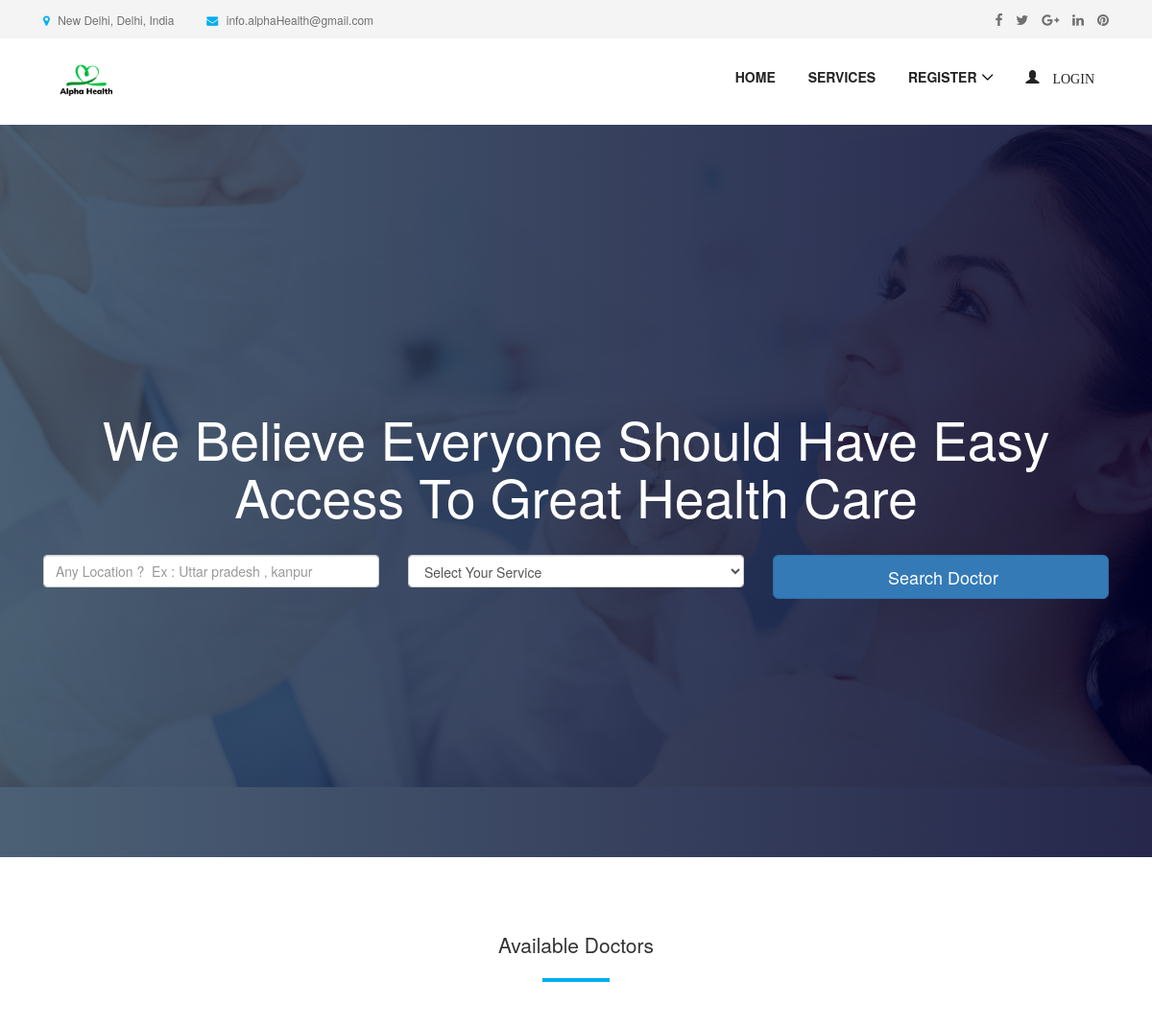
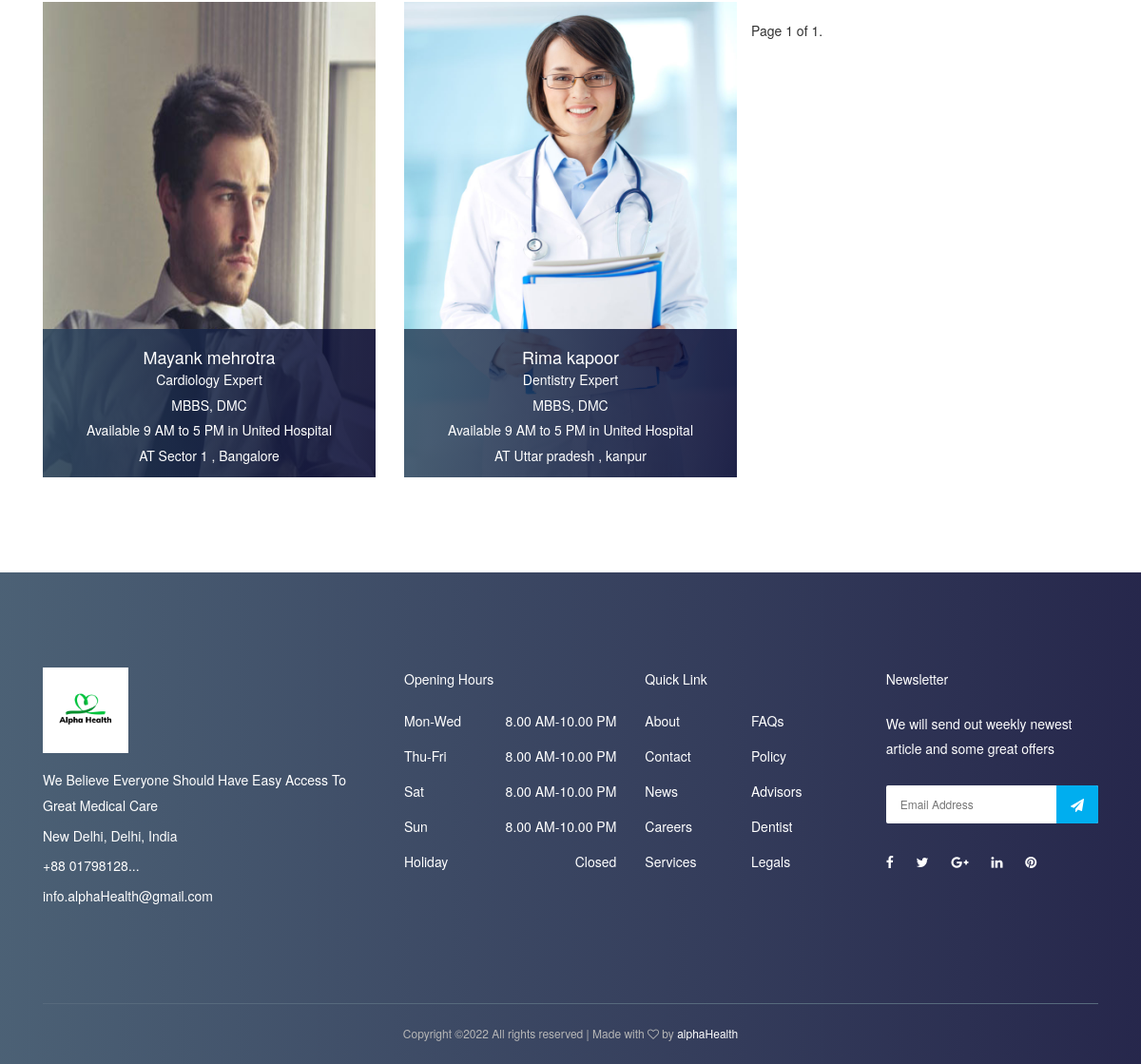
The page / on the database its author committed (2 pictures, top to bottom).
### appointment/models.py (models this page shows, shortened)
class Appointment(models.Model):
    user = models.ForeignKey(User, on_delete=models.CASCADE)
    full_name = models.CharField(max_length=100)
    image = models.ImageField(null=True, blank=True)
    location = models.CharField(max_length=100)
    start_time = models.CharField(max_length=10)
    end_time = models.CharField(max_length=10)
    qualification_name = models.CharField(max_length=100)
    institute_name = models.CharField(max_length=100)
    hospital_name = models.CharField(max_length=100)
    department = models.CharField(choices=department, max_length=100)
    created_at = models.DateTimeField(default=timezone.now)

### appointment/views.py (the view)
# urls.py: path('', HomePageView.as_view(), name='home'),
class HomePageView(ListView):
    paginate_by = 9
    model = Appointment
    context_object_name = 'home'
    template_name = "home.html"
    def get_queryset(self):
        return self.model.objects.all().order_by('-id')

### templates/home.html (shortened to what this page needs)
 {% extends 'base.html' %}
{% load static %}
{% block content %}
  <section class="welcome-area">
    <div class="welcome-slides owl-carousel">
      <div class="welcome-welcome-slide bg-img bg-gradient-overlay jarallax"  style="background-image: url('{% static 'img/bg-img/1.jpg' %}');">
        <div class="container h-100">
          <div class="row h-100 align-items-center">
            <div class="col-12">
              <div class="welcome-text text-center">
                <h2 data-animation="fadeInUp" data-delay="100ms">We Believe Everyone Should Have Easy Access To Great Health Care</h2>
                <div class="welcome-btn-group">
                    <form id="job-main-form" method="get" action="{% url 'appointment:search' %}" class="search-doctor-form">
                    <div class="row mb-5">
                        <div class="col-12 col-sm-6 col-md-6 col-lg-4 mb-4 mb-lg-0">
                            <input type="text" id="location" name="location"
                                   class="form-control form-control-lg" placeholder="Any Location ?  Ex : Uttar pradesh , kanpur">
                        </div>
                        <div class="col-12 col-sm-6 col-md-6 col-lg-4 mb-4 mb-lg-0">
                            <select id="department" name="department" class="form-control">
                                <option style="display: none;" >Select Your Service</option>
                            </select>
                        </div>
                        <div class="col-12 col-sm-6 col-md-6 col-lg-4 mb-4 mb-lg-0">
                            <button type="submit" class="btn btn-primary btn-lg btn-block text-black btn-search">Search Doctor
                            </button>
                        </div>
                    </div>
                </form>
                </div>
              </div>
            </div>
          </div>
        </div>
      </div>
    </div>
  </section>
    <section class="dentist-area section-padding-35-0">
        <div class="container">
            <div class="row">
                <div class="col-12">
                    <div class="section-heading text-center">
                        <h3 class="lead">Available Doctors </h3>
                        <div class="line"></div>
                    </div>
                </div>
            </div>
            <div class="row">
                {% for apt in home %}
                    <div class="col-12 col-sm-6 col-md-4">
                        <div class="single-dentist-area mb-100">
                            <img style="height: 500px; width: 600px" src="{{ apt.image.url }}" alt="">
                            <div class="dentist-content">
                                <div class="dentist-info bg-gradient-overlay">
                                    {% if request.user.is_authenticated and request.user.role == 'patient' %}
                                        <h5>{{ apt.full_name }}</h5>
                                        <p>{{ apt.department }} Expert</p>
                                        <p>{{ apt.qualification_name }}, {{ apt.institute_name }}</p>
                                        <p>Available {{ apt.start_time }} to {{ apt.end_time }}
                                            in {{ apt.hospital_name }}</p>
                                        <p>
                                            AT {{ apt.location }} <i class="fa fa-th"></i>
                                            <a href="{% url 'appointment:take-appointment' apt.id %}"> Take
                                                Appointment</a>
                                        </p>
                                        {% else %}
                                         <h5>{{ apt.full_name }}</h5>
                                        <p>{{ apt.department }} Expert</p>
                                        <p>{{ apt.qualification_name }}, {{ apt.institute_name }}</p>
                                        <p>Available {{ apt.start_time }} to {{ apt.end_time }}
                                            in {{ apt.hospital_name }}</p>
                                        <p>
                                            AT {{ apt.location }} </p>
                                    {% endif %}
                                </div>
                            </div>
                        </div>
                    </div>
                {% endfor %}
                <div class="pagination">
    <span class="step-links">
        <span class="current">
            Page {{ page_obj.number }} of {{ page_obj.paginator.num_pages }}.
        </span>
    </span>
                </div>
            </div>
        </div>
    </section>
{% endblock %}

### templates/base.html (shortened to what this page needs)
{% load static %}
<!DOCTYPE html>
<html lang="en">
<head>
  <link rel="stylesheet" href="{% static 'style.css' %}">
<link rel="stylesheet" href="https://maxcdn.bootstrapcdn.com/bootstrap/3.3.7/css/bootstrap.min.css">
</head>
<body>
   {% include 'nav.html' %}
      {% block content %}
  {% endblock  %}
  <footer class="footer-area bg-img bg-gradient-overlay">
    <div class="container">
      <div class="row">
        <div class="col-12 col-sm-6 col-lg-4">
          <div class="single-footer-widget">
            <a href="./index.html" class="d-block mb-4"><img width="90" height="60" src="{% static 'img/logo3.png' %}" alt=""></a>
            <div class="footer-contact">
                 <p> We Believe Everyone Should Have Easy Access To Great Medical Care</p>
              <p> New Delhi, Delhi, India</p>
              <p> +88 01798128...</p>
              <p> info.alphaHealth@gmail.com</p>
            </div>
          </div>
        </div>
        <div class="col-12 col-sm-6 col-lg">
          <div class="single-footer-widget">
            <h5 class="widget-title">Opening Hours</h5>
            <ul class="opening-hours">
              <li><span>Mon-Wed</span> <span>8.00 AM-10.00 PM</span></li>
              <li><span>Thu-Fri</span> <span>8.00 AM-10.00 PM</span></li>
              <li><span>Sat</span> <span>8.00 AM-10.00 PM</span></li>
              <li><span>Sun</span> <span>8.00 AM-10.00 PM</span></li>
              <li><span>Holiday</span> <span>Closed</span></li>
            </ul>
          </div>
        </div>
        <div class="col-12 col-sm-6 col-lg">
          <div class="single-footer-widget">
            <h5 class="widget-title">Quick Link</h5>
            <nav>
              <ul class="quick-links">
                <li><a href="#">About</a></li>
                <li><a href="#">FAQs</a></li>
                <li><a href="#">Contact</a></li>
                <li><a href="#">Policy</a></li>
                <li><a href="#">News</a></li>
                <li><a href="#">Advisors</a></li>
                <li><a href="#">Careers</a></li>
                <li><a href="#">Dentist</a></li>
                <li><a href="#">Services</a></li>
                <li><a href="#">Legals</a></li>
              </ul>
            </nav>
          </div>
        </div>
        <div class="col-12 col-sm-6 col-lg">
          <div class="single-footer-widget">
            <h5 class="widget-title">Newsletter</h5>
            <p>We will send out weekly newest article and some great offers</p>
            <div class="footer-newsletter-form">
              <form action="#" method="post">
                <input type="email" name="nl-email" value="" placeholder="Email Address">
                <button type="submit"><i class="fa fa-paper-plane" aria-hidden="true"></i></button>
              </form>
            </div>
            <div class="footer-social-info">
              <a href="#" data-toggle="tooltip" data-placement="top" title="Facebook"><i class="fa fa-facebook"></i></a>
              <a href="#" data-toggle="tooltip" data-placement="top" title="Twitter"><i class="fa fa-twitter"></i></a>
              <a href="#" data-toggle="tooltip" data-placement="top" title="Google Plus"><i class="fa fa-google-plus"></i></a>
              <a href="#" data-toggle="tooltip" data-placement="top" title="Linkedin"><i class="fa fa-linkedin"></i></a>
              <a href="#" data-toggle="tooltip" data-placement="top" title="Pinterest"><i class="fa fa-pinterest"></i></a>
            </div>
          </div>
        </div>
      </div>
    </div>
    <div class="container">
      <div class="row">
        <div class="col-12">
          <div class="copywrite-content">
            <p>
Copyright &copy;<script>document.write(new Date().getFullYear());</script> All rights reserved | Made with <i class="fa fa-heart-o" aria-hidden="true"></i> by <a href="https://alphaHealth.com" target="_blank">alphaHealth</a>
</p>
          </div>
        </div>
      </div>
    </div>
  </footer>
</body>
</html>

### templates/nav.html (shortened to what this page needs)
{% load static %}
<header class="header-area">
    <div class="top-header-area">
        <div class="container h-100">
            <div class="row h-100 align-items-center">
                <div class="col-6 col-md-9 col-lg-8">
                    <div class="top-header-content">
                        <a href="#" data-toggle="tooltip" data-placement="bottom" title="New Delhi, Delhi, India"><i
                                class="fa fa-map-marker"></i> <span>New Delhi, Delhi, India</span></a>
                        <a href="#" data-toggle="tooltip" data-placement="bottom" title="info.alphaHealth@gmail.com"><i
                                class="fa fa-envelope"></i> <span>info.alphaHealth@gmail.com</span></a>
                    </div>
                </div>
                <div class="col-6 col-md-3 col-lg-4">
                    <div class="top-header-social-info text-right">
                        <a href="#" data-toggle="tooltip" data-placement="bottom" title="Facebook"><i
                                class="fa fa-facebook"></i></a>
                        <a href="#" data-toggle="tooltip" data-placement="bottom" title="Twitter"><i
                                class="fa fa-twitter"></i></a>
                        <a href="#" data-toggle="tooltip" data-placement="bottom" title="Google Plus"><i
                                class="fa fa-google-plus"></i></a>
                        <a href="#" data-toggle="tooltip" data-placement="bottom" title="Linkedin"><i
                                class="fa fa-linkedin"></i></a>
                        <a href="#" data-toggle="tooltip" data-placement="bottom" title="Pinterest"><i
                                class="fa fa-pinterest"></i></a>
                    </div>
                </div>
            </div>
        </div>
    </div>
    <div class="main-header-area">
        <div class="classy-nav-container breakpoint-off">
            <div class="container">
                <nav class="classy-navbar justify-content-between" id="dentoNav">
                    <a class="nav-brand" href="{% url 'appointment:home' %}"><img class="bgig" width="90" height="60" src="{% static 'img/logo3.png' %}" alt="">
                    </a>
                    <div class="classy-menu">
                        <div class="classynav">
                            <ul id="nav">
                                <li><a href="{% url 'appointment:home' %}">Home</a></li>
                                <li><a href="{% url 'appointment:service' %}">Services</a></li>
                                {% if request.user.is_authenticated and request.user.role == 'doctor' %}
                                    <li>
                                        <a href="">
                                            <span class="glyphicon glyphicon-user">
                                                    {{ request.user.first_name }}
                                            </span>
                                        </a>
                                        <ul class="dropdown">
                                            <li><a href="{% url 'accounts:doctor-profile-update'  %}"> EDIT PROFILE</a></li>
                                            <li><a href="{% url 'appointment:patient-list' %}"> PATIENTS</a></li>
                                            <li><a href="{% url 'appointment:doctor-appointment' %}">  APPOINTMENTS</a></li>
                                            <li><a href="{% url 'appointment:doctor-appointment-create' %}"> CREATE APPOINTMENT</a></li>
                                            <li><a href="{% url 'accounts:logout' %}"> LOGOUT</a></li>
                                        </ul>
                                    </li>
                              {% else %}
                                    <li><a href="#">Register</a>
                                    </li>
                                    <li>
                                        <a href="{% url 'accounts:login' %}">
                                            <span class="glyphicon glyphicon-user"> login</span>
                                        </a>
                                    </li>
                                {% endif %}
                            </ul>
                        </div>
                    </div>
                </nav>
            </div>
        </div>
    </div>
</header>

### static/css/default-assets/classy-nav.css (style rules this page uses)
body { font-family: "Roboto", sans-serif; }
ul { margin: 0; }
ul li { list-style: none; }
img { height: auto; max-width: 100%; }
.bg-img { background-position: center center; background-size: cover; background-repeat: no-repeat; }
.classy-nav-container { position: relative; z-index: 100; background-color: #ffffff; }
.classy-nav-container * { box-sizing: border-box; }
.classy-nav-container a { -webkit-transition-duration: 500ms; transition-duration: 500ms; text-decoration: none; outline: none; font-size: 14px; font-weight: 400; color: #232323; display: inline-block; }
.justify-content-between { -webkit-box-pack: justify; -ms-flex-pack: justify; justify-content: space-between; }
.classy-navbar { width: 100%; height: 70px; padding: 0.5em 2em; display: -webkit-box; display: -ms-flexbox; display: flex; -webkit-box-align: center; -ms-flex-align: center; -ms-grid-row-align: center; align-items: center; }
.classy-navbar .nav-brand { font-size: 26px; font-weight: 500; color: #565656; display: inline-block; margin-right: 30px; }
.classynav ul li { display: inline-block; clear: both; position: inherit; z-index: 10; }
.classynav ul li.cn-dropdown-item { position: relative; z-index: 10; }
.classynav ul li a { padding: 0 12px; display: block; height: 35px; font-size: 14px; line-height: 34px; }
.classynav ul li.megamenu-item>a:after, .classynav ul li.has-down>a:after { font-family: 'classyfonts'; content: "\e900"; font-size: 12px; color: #000000; padding-left: 5px; -webkit-transition-duration: 500ms; transition-duration: 500ms; }
.breakpoint-off .classynav { display: -webkit-box; display: -ms-flexbox; display: flex; -webkit-box-align: center; -ms-flex-align: center; -ms-grid-row-align: center; align-items: center; }

### rows shown on the page
Appointment: image (picture), full_name "Mayank mehrotra", department "Cardiology", qualification_name "MBBS", institute_name "DMC", start_time "9 AM", end_time "5 PM", hospital_name "United Hospital", location "Sector 1 , Bangalore"
Appointment: image (picture), full_name "Rima kapoor", department "Dentistry", qualification_name "MBBS", institute_name "DMC", start_time "9 AM", end_time "5 PM", hospital_name "United Hospital", location "Uttar pradesh , kanpur"

### other values the page prints
{{ page_obj.number }} "1"
{{ page_obj.paginator.num_pages }} "1"
